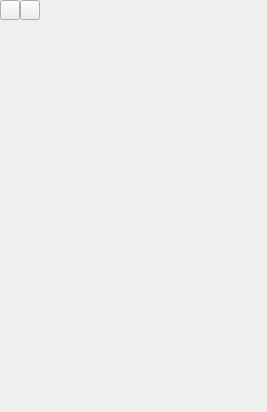
<?xml version="1.0" encoding="UTF-8"?>
<ui version="4.0">
 <class>InspectorEditor</class>
 <widget class="QWidget" name="InspectorEditor">
  <property name="geometry">
   <rect>
    <x>0</x>
    <y>0</y>
    <width>267</width>
    <height>412</height>
   </rect>
  </property>
  <property name="windowTitle">
   <string>Inspector</string>
  </property>
  <layout class="QVBoxLayout" name="verticalLayout">
   <property name="spacing">
    <number>0</number>
   </property>
   <property name="leftMargin">
    <number>0</number>
   </property>
   <property name="topMargin">
    <number>0</number>
   </property>
   <property name="rightMargin">
    <number>0</number>
   </property>
   <property name="bottomMargin">
    <number>0</number>
   </property>
   <item>
    <widget class="QWidget" name="title_bar" native="true">
     <property name="sizePolicy">
      <sizepolicy hsizetype="Preferred" vsizetype="Fixed">
       <horstretch>0</horstretch>
       <verstretch>0</verstretch>
      </sizepolicy>
     </property>
     <property name="minimumSize">
      <size>
       <width>0</width>
       <height>20</height>
      </size>
     </property>
     <property name="maximumSize">
      <size>
       <width>16777215</width>
       <height>20</height>
      </size>
     </property>
     <layout class="QHBoxLayout" name="horizontalLayout">
      <property name="spacing">
       <number>0</number>
      </property>
      <property name="leftMargin">
       <number>0</number>
      </property>
      <property name="topMargin">
       <number>0</number>
      </property>
      <property name="rightMargin">
       <number>0</number>
      </property>
      <property name="bottomMargin">
       <number>0</number>
      </property>
      <item>
       <widget class="QToolButton" name="inspector_expand">
        <property name="minimumSize">
         <size>
          <width>20</width>
          <height>20</height>
         </size>
        </property>
        <property name="maximumSize">
         <size>
          <width>20</width>
          <height>20</height>
         </size>
        </property>
        <property name="text">
         <string/>
        </property>
       </widget>
      </item>
      <item>
       <widget class="QToolButton" name="inspector_collapse">
        <property name="minimumSize">
         <size>
          <width>20</width>
          <height>20</height>
         </size>
        </property>
        <property name="maximumSize">
         <size>
          <width>20</width>
          <height>20</height>
         </size>
        </property>
        <property name="text">
         <string/>
        </property>
       </widget>
      </item>
      <item>
       <spacer name="horizontalSpacer_3">
        <property name="orientation">
         <enum>Qt::Horizontal</enum>
        </property>
        <property name="sizeType">
         <enum>QSizePolicy::Fixed</enum>
        </property>
        <property name="sizeHint" stdset="0">
         <size>
          <width>5</width>
          <height>20</height>
         </size>
        </property>
       </spacer>
      </item>
      <item>
       <widget class="QWidget" name="widget" native="true">
        <layout class="QVBoxLayout" name="verticalLayout_2">
         <property name="spacing">
          <number>0</number>
         </property>
         <property name="leftMargin">
          <number>0</number>
         </property>
         <property name="topMargin">
          <number>0</number>
         </property>
         <property name="rightMargin">
          <number>0</number>
         </property>
         <property name="bottomMargin">
          <number>0</number>
         </property>
         <item>
          <spacer name="horizontalSpacer">
           <property name="orientation">
            <enum>Qt::Horizontal</enum>
           </property>
           <property name="sizeHint" stdset="0">
            <size>
             <width>219</width>
             <height>0</height>
            </size>
           </property>
          </spacer>
         </item>
         <item>
          <widget class="QLabel" name="inspector_name">
           <property name="sizePolicy">
            <sizepolicy hsizetype="Ignored" vsizetype="Fixed">
             <horstretch>0</horstretch>
             <verstretch>0</verstretch>
            </sizepolicy>
           </property>
           <property name="minimumSize">
            <size>
             <width>0</width>
             <height>20</height>
            </size>
           </property>
           <property name="maximumSize">
            <size>
             <width>16777215</width>
             <height>20</height>
            </size>
           </property>
           <property name="text">
            <string/>
           </property>
          </widget>
         </item>
        </layout>
       </widget>
      </item>
     </layout>
    </widget>
   </item>
   <item>
    <widget class="QFrame" name="inspector_frame">
     <layout class="QVBoxLayout" name="inspector_layout">
      <property name="spacing">
       <number>0</number>
      </property>
      <property name="leftMargin">
       <number>0</number>
      </property>
      <property name="topMargin">
       <number>0</number>
      </property>
      <property name="rightMargin">
       <number>0</number>
      </property>
      <property name="bottomMargin">
       <number>0</number>
      </property>
     </layout>
    </widget>
   </item>
  </layout>
 </widget>
 <layoutdefault spacing="6" margin="11"/>
 <resources/>
 <connections/>
</ui>
